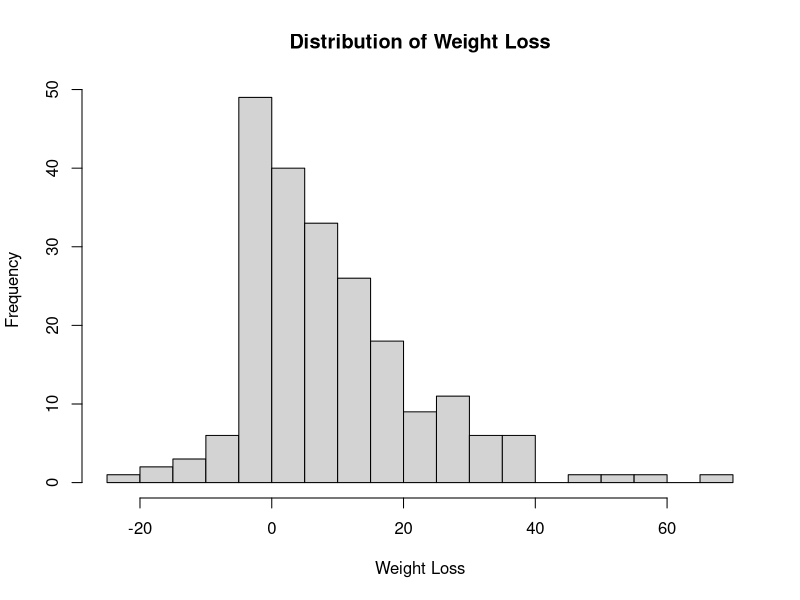
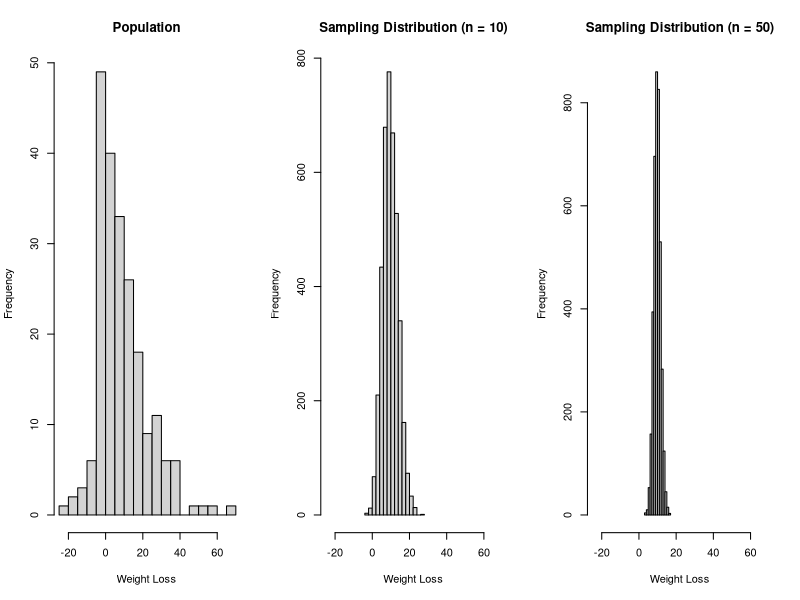

Here is the R script that generated these plots, in order:
## ---- chunk 1
#| label: setup
#| echo: true

library(tidyverse)

lung <- survival::lung
## ---- chunk 2
#| label: q1

# your code here
dpois(0, 3)
ppois(2, 3)
1 - ppois(2, 3)
# ?pnorm
pnorm(140, mean = 120, sd = 15, lower.tail = FALSE) #False, to get right tail, not left
qnorm(0.95, mean = 120, sd = 15) #looking for topmost 5% which means 95% are below our y 
## ---- chunk 3
#| label: q4-pop
#| echo: true

set.seed(618)

pop <- lung |> drop_na(wt.loss) |> pull(wt.loss)
samp10 <- replicate(4000, mean(sample(pop, 10, replace = TRUE)))
samp50 <- replicate(4000, mean(sample(pop, 50, replace = TRUE)))
## ---- chunk 4
#| label: q4a

# your code here
hist(pop, breaks = 15,
     xlab = "Weight Loss",
     ylab = "Frequency",
     main = "Distribution of Weight Loss")

cat('Median is:', median(pop))
cat('\nMean is:', mean(pop))
cat('\nsd is:', sd(pop))

## ---- chunk 5
#| label: q4b

# your code here
par(mfrow = c(1, 3)) #so I can see both plots at once

hist(pop,
     breaks = 15,
     xlim = range(pop),
     xlab = "Weight Loss",
     ylab = "Frequency",
     main = "Population")

hist(samp10,
     breaks = 15,
     xlim = range(pop),
     xlab = "Weight Loss",
     ylab = "Frequency",
     main = "Sampling Distribution (n = 10)")

hist(samp50,
     breaks = 15,
     xlim = range(pop),
     xlab = "Weight Loss",
     ylab = "Frequency",
     main = "Sampling Distribution (n = 50)")

par(mfrow = c(1, 1))

## ---- chunk 6
#| label: q4c

# your code here
mu <- mean(pop)
sigma <- sd(pop)

cat('Mean of population is:', mu, 'and the standard deviation of the population is:', sigma)

cat('\nThe theoretical standard error for n = 10 is:', sigma / sqrt(10))
cat('\nThe theoretical standard error for n = 50 is:', sigma / sqrt(50))

cat('\nThe simulated mean for n = 10 is:', mean(samp10))
cat('\nThe simulated standard error for n = 10 is:', sd(samp10))

cat('\nThe simulated mean for n = 50 is:', mean(samp50))
cat('\nThe simulated standard error for n = 50 is:', sd(samp50))

## ---- chunk 7
#| label: q5a

# your code here
n <- sum(!is.na(lung$age))
xbar <- mean(lung$age, na.rm = TRUE)
s <- sd(lung$age, na.rm = TRUE)
SE_hat <- s / sqrt(n)

cat('The sample size is:', n)
cat('\nThe sample mean is:', xbar)
cat('\nThe sample standard deviation is:', s)
cat('\nThe estimated standard error is:', SE_hat)

## ---- chunk 8
#| label: q6
#| echo: true

set.seed(910)

iter <- 10000
sdn <- numeric(iter)
sdnm1 <- numeric(iter)
for (i in 1:iter) {
  samp        <- rnorm(n = 5, mean = 10, sd = 4)
  sum_squares <- sum((samp - mean(samp))^2)
  samp_size   <- length(samp)
  sdn[i]      <- sum_squares / samp_size
  sdnm1[i]    <- sum_squares / (samp_size - 1)
}
## ---- chunk 9
#| label: q6a

# your code here
cat('Divinding by n:', mean(sdn))
cat('\nDividing by n-1:', mean(sdnm1))

## ---- chunk 10
age20 <- sample(lung$age, 20)
age80 <- sample(lung$age, 80)
age200 <- sample(lung$age, 200)
## ---- chunk 11
#| label: q7c

# your code here
cat('Standard deviation for sample size 20:', sd(age20))
cat('\nStandard deviation for sample size 80:', sd(age80))
cat('\nStandard deviation for sample size 200:', sd(age200))

cat('\nEstimated standard error for sample size 20:', sd(age20) / sqrt(length(age20)))
cat('\nEstimated standard error for sample size 80:',sd(age80) / sqrt(length(age80)))
cat('\nEstimated standard error for sample size 200:',sd(age200) / sqrt(length(age200)))

## ---- chunk 12
#| label: appendix
#| results: asis

# Chunks that were given to you rather than written by you.
given <- c("setup", "q4-pop", "q6", "appendix")

pretty <- function(l) {
  m <- regmatches(l, regexec("^q([0-9]+)([a-z]?)$", l))[[1]]
  if (length(m) == 3) {
    paste0("Question ", m[2], if (nzchar(m[3])) paste0(" (", m[3], ")") else "")
  } else l
}

for (l in setdiff(knitr::all_labels(), given)) {
  code <- knitr::knit_code$get(l)
  if (!length(code)) next
  cat("\n\n**", pretty(l), "**\n\n", sep = "")
  cat("```r\n", paste(code, collapse = "\n"), "\n```\n", sep = "")
}
